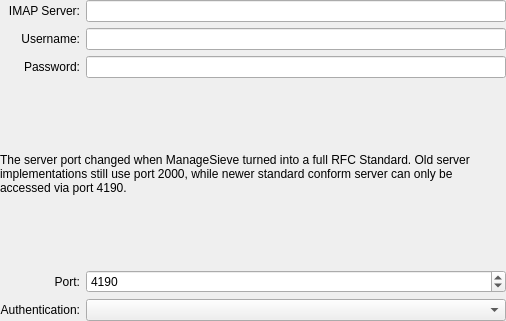
<?xml version="1.0" encoding="UTF-8"?>
<ui version="4.0">
 <class>ServerSieveSettings</class>
 <widget class="QWidget" name="ServerSieveSettings">
  <property name="geometry">
   <rect>
    <x>0</x>
    <y>0</y>
    <width>506</width>
    <height>321</height>
   </rect>
  </property>
  <layout class="QGridLayout" name="gridLayout">
   <property name="leftMargin">
    <number>0</number>
   </property>
   <property name="topMargin">
    <number>0</number>
   </property>
   <property name="rightMargin">
    <number>0</number>
   </property>
   <property name="bottomMargin">
    <number>0</number>
   </property>
   <item row="0" column="0">
    <widget class="QLabel" name="label">
     <property name="text">
      <string>IMAP Server:</string>
     </property>
     <property name="alignment">
      <set>Qt::AlignRight|Qt::AlignTrailing|Qt::AlignVCenter</set>
     </property>
    </widget>
   </item>
   <item row="2" column="1">
    <widget class="QLineEdit" name="password">
     <property name="echoMode">
      <enum>QLineEdit::Password</enum>
     </property>
    </widget>
   </item>
   <item row="2" column="0">
    <widget class="QLabel" name="label_4">
     <property name="text">
      <string>Password:</string>
     </property>
     <property name="alignment">
      <set>Qt::AlignRight|Qt::AlignTrailing|Qt::AlignVCenter</set>
     </property>
    </widget>
   </item>
   <item row="0" column="1">
    <widget class="QLineEdit" name="serverName">
     <property name="clearButtonEnabled">
      <bool>true</bool>
     </property>
    </widget>
   </item>
   <item row="4" column="0">
    <widget class="QLabel" name="label_3">
     <property name="text">
      <string>Port:</string>
     </property>
     <property name="alignment">
      <set>Qt::AlignRight|Qt::AlignTrailing|Qt::AlignVCenter</set>
     </property>
    </widget>
   </item>
   <item row="1" column="1">
    <widget class="QLineEdit" name="userName">
     <property name="clearButtonEnabled">
      <bool>true</bool>
     </property>
    </widget>
   </item>
   <item row="1" column="0">
    <widget class="QLabel" name="label_2">
     <property name="text">
      <string>Username:</string>
     </property>
     <property name="alignment">
      <set>Qt::AlignRight|Qt::AlignTrailing|Qt::AlignVCenter</set>
     </property>
    </widget>
   </item>
   <item row="4" column="1">
    <widget class="QSpinBox" name="port">
     <property name="minimum">
      <number>1</number>
     </property>
     <property name="maximum">
      <number>65536</number>
     </property>
     <property name="value">
      <number>4190</number>
     </property>
    </widget>
   </item>
   <item row="5" column="0">
    <widget class="QLabel" name="label_5">
     <property name="text">
      <string>Authentication:</string>
     </property>
     <property name="alignment">
      <set>Qt::AlignRight|Qt::AlignTrailing|Qt::AlignVCenter</set>
     </property>
    </widget>
   </item>
   <item row="5" column="1">
    <widget class="QComboBox" name="authenticationCombo"/>
   </item>
   <item row="3" column="0" colspan="2">
    <widget class="QLabel" name="label_6">
     <property name="text">
      <string>The server port changed when ManageSieve turned into a full RFC Standard. Old server implementations still use port 2000, while newer standard conform server can only be accessed via port 4190.</string>
     </property>
     <property name="wordWrap">
      <bool>true</bool>
     </property>
    </widget>
   </item>
  </layout>
 </widget>
 <tabstops>
  <tabstop>serverName</tabstop>
  <tabstop>userName</tabstop>
  <tabstop>password</tabstop>
  <tabstop>port</tabstop>
  <tabstop>authenticationCombo</tabstop>
 </tabstops>
 <resources/>
 <connections/>
</ui>
